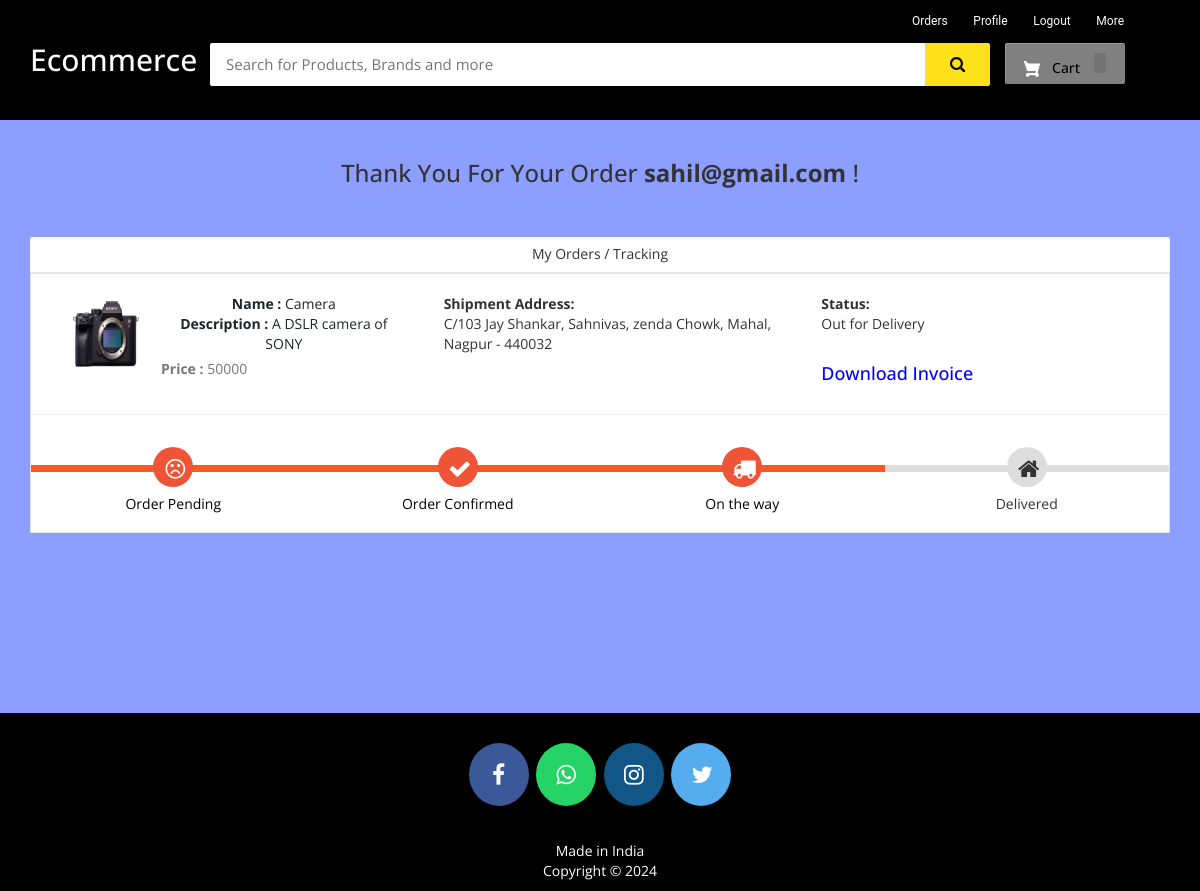
The app's page /my-order (signed in) with its own data.
### ecom/models.py (models this page shows, shortened)
class Product(models.Model):
    name=models.CharField(max_length=40)
    product_image= models.ImageField(upload_to='product_image/',null=True,blank=True)
    price = models.PositiveIntegerField()
    description=models.CharField(max_length=40)

class Orders(models.Model):
    STATUS =(
        ('Pending','Pending'),
        ('Order Confirmed','Order Confirmed'),
        ('Out for Delivery','Out for Delivery'),
        ('Delivered','Delivered'),
    )
    customer=models.ForeignKey('Customer', on_delete=models.CASCADE,null=True)
    product=models.ForeignKey('Product',on_delete=models.CASCADE,null=True)
    email = models.CharField(max_length=50,null=True)
    address = models.CharField(max_length=500,null=True)
    mobile = models.CharField(max_length=20,null=True)
    order_date= models.DateField(auto_now_add=True,null=True)
    status=models.CharField(max_length=50,null=True,choices=STATUS)

### ecom/views.py (the view)
# urls.py: path('my-order', views.my_order_view,name='my-order'),
@login_required(login_url='customerlogin')
@user_passes_test(is_customer)
def my_order_view(request):
    customer=models.Customer.objects.get(user_id=request.user.id)
    orders=models.Orders.objects.all().filter(customer_id = customer)
    ordered_products=[]
    for order in orders:
        ordered_product=models.Product.objects.all().filter(id=order.product.id)
        ordered_products.append(ordered_product)
    return render(request,'ecom/my_order.html',{'data':zip(ordered_products,orders)})

### ecom/views.py (called while the page is built)
def is_customer(user):
    return user.groups.filter(name='CUSTOMER').exists()

### templates/ecom/my_order.html (shortened to what this page needs)
{% extends 'ecom/customer_base.html' %}
{% load static %}
{% block content %}
<br>
<h3 style="text-align:center;">Thank You For Your Order  <strong>{{request.user}}</strong> !</h3> <br><br>
<div class="container">
    <header class="card-header" style="text-align:center;"> My Orders / Tracking </header>
    {% for products,order in data %}
    <article class="card">
        <div class="card-body">
            <ul class="row" style="margin-left:20px;margin-top:20px;">
                <li class="col-md-4">
                  <figure class="itemside mb-3">
                    {%for product in products%}
                      <div class="aside"><img src="{% static product.product_image.url %}" class="img-sm border"></div>
                      <figcaption class="info align-self-center">
                          <p class="title"><strong>Name : </strong>{{product.name}} <br> <strong>Description : </strong>{{product.description}}</p> <span class="text-muted"><strong>Price : </strong>{{product.price}} </span>
                      </figcaption>
                  </figure>
                </li>
                <li class="col-md-4">
                    <div class="col"> <strong>Shipment Address:</strong> <br> {{order.address}}</div>
                </li>
                <li class="col-md-4">
                    <div class="col"> <strong>Status:</strong> <br> {{order.status}} </div> <br>
                    <h4><a style="text-decoration:none; color:blue;" href="{% url 'download-invoice' order.id product.id  %}" >Download Invoice</a></h4>
                </li>
                {%endfor%}
            </ul>
            <hr>
            <div class="track">
                {%if order.status == 'Pending' %}
                <div class="step active"> <span class="icon"> <i style="padding-top:5px; padding-right:20px;" class="fa fa-frown-o"></i> </span> <span class="text">Order Pending</span> </div>
                <div class="step "> <span class="icon"> <i style="padding-top:5px; padding-right:20px;" class="fa fa-check"></i> </span> <span class="text"> Order Confirmed</span> </div>
                <div class="step "> <span class="icon"> <i style="padding-top:5px; padding-right:20px;" class="fa fa-truck"></i> </span> <span class="text"> On the way </span> </div>
                <div class="step "> <span class="icon"> <i style="padding-top:5px; padding-right:20px;" class="fa fa-home"></i> </span> <span class="text">Delivered</span> </div>
                {%elif order.status == 'Out for Delivery'%}
                <div class="step active"> <span class="icon"> <i style="padding-top:5px; padding-right:20px;" class="fa fa-frown-o"></i> </span> <span class="text">Order Pending</span> </div>
                <div class="step active"> <span class="icon"> <i style="padding-top:5px; padding-right:20px;" class="fa fa-check"></i> </span> <span class="text"> Order Confirmed</span> </div>
                <div class="step active"> <span class="icon"> <i style="padding-top:5px; padding-right:20px;" class="fa fa-truck"></i> </span> <span class="text"> On the way </span> </div>
                <div class="step "> <span class="icon"> <i style="padding-top:5px; padding-right:20px;" class="fa fa-home"></i> </span> <span class="text">Delivered</span> </div>
                {%endif%}
            </div>
        </div>
    </article><br>
    {%endfor%}
</div>
<br><br><br><br><br>
{% endblock content %}

### templates/ecom/customer_base.html (shortened to what this page needs)
<html>
{% load static %}
<head>
<link rel="stylesheet" href="https://maxcdn.bootstrapcdn.com/bootstrap/3.3.0/css/bootstrap.min.css">
<link rel="stylesheet" href="https://maxcdn.bootstrapcdn.com/font-awesome/4.7.0/css/font-awesome.min.css">
</head>
<body>
<div id="navbar">
    <div class="container">
        <div class="row row1">
            <ul class="largenav pull-right">
                <li class="upper-links"><a class="links" href="/my-order">Orders</a></li>
                <li class="upper-links"><a class="links" href="/my-profile">Profile</a></li>
                  <li class="upper-links"><a class="links" href="/logout">Logout</a></li>
                <li class="upper-links dropdown"><a class="links" href="">More</a>
                </li>
            </ul>
        </div>
        <div class="row row2">
            <div class="col-sm-2">
                <h2 style="margin:0px;"><a style="text-decoration:none; color:white;" href="/"><span class="largenav">Ecommerce </span></a></h2>
            </div>
            <div class="navbar-search smallsearch col-sm-8 col-xs-11">
              <form  action="/search" method="get">
                <div class="row"> <input class="navbar-input col-xs-11" type="search" placeholder="Search for Products, Brands and more" name="query" id="query">
                  <button class="navbar-button col-xs-1" type="submit">
                  </button>
                </div>
              </form>
            </div>
            <div class="cart1 largenav col-sm-2"> <a class="cart-button" href="/cart">  Cart <span class="item-number ">{{ product_count_in_cart }}</span> </a> </div>
        </div>
    </div>
</div>
{% block content %}
{% endblock content %}
<br><br><br>
<footer>
  <p>
    <a id="ftr" href="https://facebook.com/....luv/" class="fa fa-facebook"></a>
    <a id="ftr" href="https://api.whatsapp.com/send?phone=&text=Hello%20....%0d%0aHow%20are%20you%20%3f%0d%0aI%20came%20from%20your%20website.&source=&data=#" class="fa fa-whatsapp"></a>
    <a id="ftr" href="https://instagram.com/....luv" class="fa fa-instagram"></a>
    <a id="ftr" href="https://twitter.com/...kumar1503" class="fa fa-twitter"></a>
  </p>
  <br>
  <div class="container">
    <div class="row">
      <div class="col-md-12 col-sm-12">
        <div style="color:#ffffff;" class="wow fadeInUp footer-copyright">
          <p>Made in India <br>
            Copyright &copy; 2024  </p>
        </div>
      </div>
    </div>
  </div>
</footer>
</body>
</html>

### templates/ecom/customer_base.html (style rules this page uses)
body { background-color: #ebe0e0 }
#navbar { background-color: #000; color: black; }
.row1 { padding-top: 10px; padding-right: 50px }
.row2 { padding-bottom: 20px }
.navbar-input { padding: 11px 16px; border-radius: 2px 0 0 2px; border: 0 none; outline: 0 none; font-size: 15px }
.navbar-button { background-color: #ffe11b; border: 1px solid #ffe11b; border-radius: 0 2px 2px 0; color: #565656; padding: 10px 0; height: 43px; cursor: pointer }
.cart-button { background-color: #808080; box-shadow: 0 4px 4px 0 rgba(0, 0, 0, .23), inset 1px 1px 0 0 hsla(0, 0%, 100%, .2); padding: 10px 0; text-align: center; height: 41px; border-radius: 2px; font-weight: 500; width: 120px; display: inline-block; color: #FFFFFF; text-decoration: none; color: inherit; border: none; outline: none }
.cart-svg { display: inline-block; width: 16px; height: 16px; vertical-align: middle; margin-right: 8px }
.item-number { border-radius: 3px; background-color: rgba(0, 0, 0, .1); height: 20px; padding: 3px 6px; font-weight: 500; display: inline-block; color: #fff; line-height: 12px; margin-left: 10px }
.upper-links { display: inline-block; padding: 0 11px; line-height: 23px; font-family: 'Roboto', sans-serif; letter-spacing: 0; color: inherit; border: none; outline: none; font-size: 12px }
.dropdown { position: relative; display: inline-block; margin-bottom: 0px }
.links { color: #fff; text-decoration: none }
.largenav { display: none }
.smallsearch { margin-left: 15px; margin-top: 15px }
footer { padding: 0px 0px 0px 0px; background-color: black; margin: 0px; }
#ftr { padding: 20px; }
.fa { font-size: 23px; width: 60px; text-align: center; text-decoration: none; margin: 5px 2px; border-radius: 50%; }
.fa-facebook { background: #3B5998; color: white; margin-top: 30px; }
.fa-whatsapp { background: #25d366; color: white; }
.fa-twitter { background: #55ACEE; color: white; }
.fa-instagram { background: #125688; color: white; }
p { text-align: center; }
@media screen and (min-width: 768px) { .largenav { display: block } }
@media screen and (min-width: 768px) { .smallsearch { margin: 0px } }

### templates/ecom/my_order.html (style rules this page uses)
body { background-color: #8C9EFF; font-family: 'Open Sans', serif }
.container { margin-top: 0px; margin-bottom: 0px }
.card { position: relative; display: -webkit-box; display: -ms-flexbox; display: flex; -webkit-box-orient: vertical; -webkit-box-direction: normal; -ms-flex-direction: column; flex-direction: column; min-width: 0; word-wrap: break-word; background-color: #fff; background-clip: border-box; border: 1px solid rgba(0, 0, 0, 0.1); border-radius: 0.10rem }
.card-header:first-child { border-radius: calc(0.37rem - 1px) calc(0.37rem - 1px) 0 0 }
.card-header { padding: 0.75rem 1.25rem; margin-bottom: 0; background-color: #fff; border-bottom: 1px solid rgba(0, 0, 0, 0.1) }
.track { position: relative; background-color: #ddd; height: 7px; display: -webkit-box; display: -ms-flexbox; display: flex; margin-bottom: 60px; margin-top: 50px }
.track .step { -webkit-box-flex: 1; -ms-flex-positive: 1; flex-grow: 1; width: 25%; margin-top: -18px; text-align: center; position: relative }
.track .step.active:before { background: #FF5722 }
.track .step::before { height: 7px; position: absolute; content: ""; width: 100%; left: 0; top: 18px }
.track .step.active .icon { background: #ee5435; color: #fff }
.track .icon { display: inline-block; width: 40px; height: 40px; line-height: 40px; position: relative; border-radius: 100%; background: #ddd }
.track .step.active .text { font-weight: 400; color: #000 }
.track .text { display: block; margin-top: 7px }
.itemside { position: relative; display: -webkit-box; display: -ms-flexbox; display: flex; width: 100% }
.itemside .aside { position: relative; -ms-flex-negative: 0; flex-shrink: 0 }
.img-sm { width: 80px; height: 80px; padding: 7px }
ul.row, ul.row-sm { list-style: none; padding: 0 }
.itemside .info { padding-left: 15px; padding-right: 7px }
.itemside .title { display: block; margin-bottom: 5px; color: #212529 }
p { margin-top: 0; margin-bottom: 1rem }

### records on screen
Orders: address "C/103 Jay Shankar, Sahnivas, zenda Chowk, Mahal, Nagpur - 440032", status "Out for Delivery", shows "Order Pending"
Product: product_image (picture), name "Camera", description "A DSLR camera of SONY", price "50000"

### other values on screen
{{ request.user }} "sahil@gmail.com"
